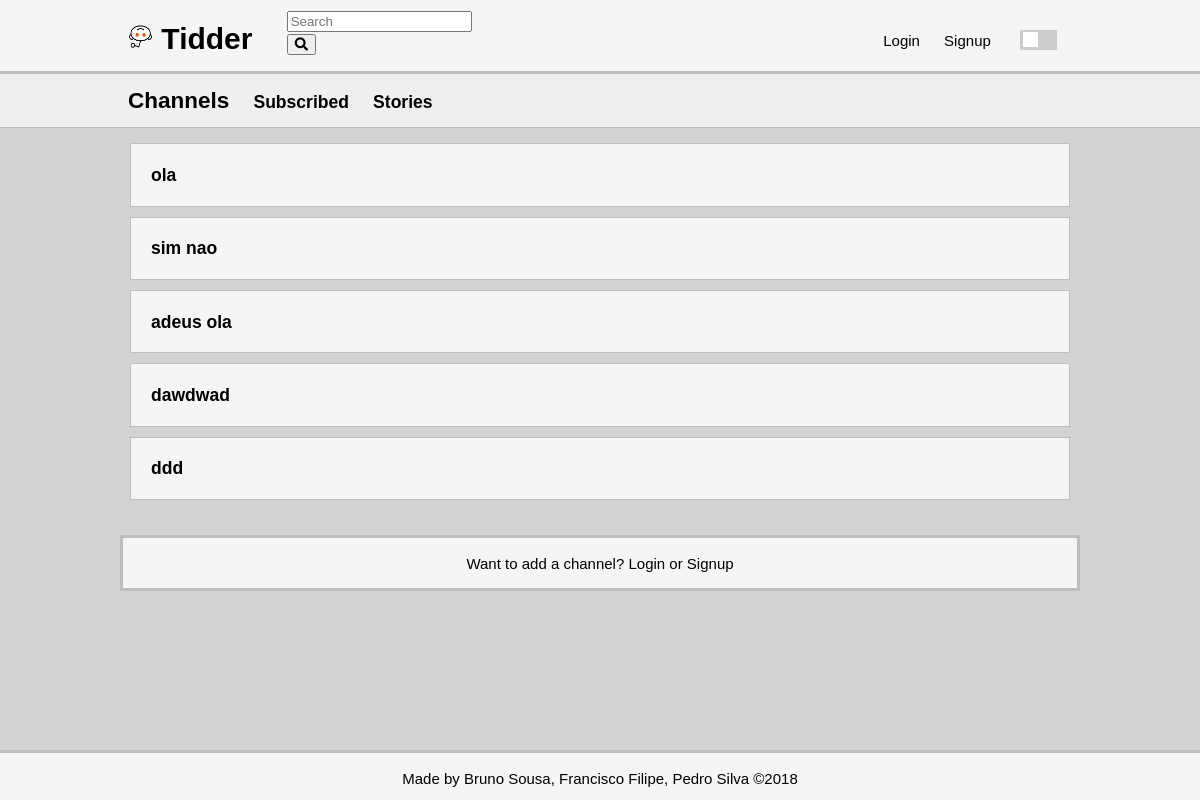
The page /pages/channels.php on the database as committed earlier.
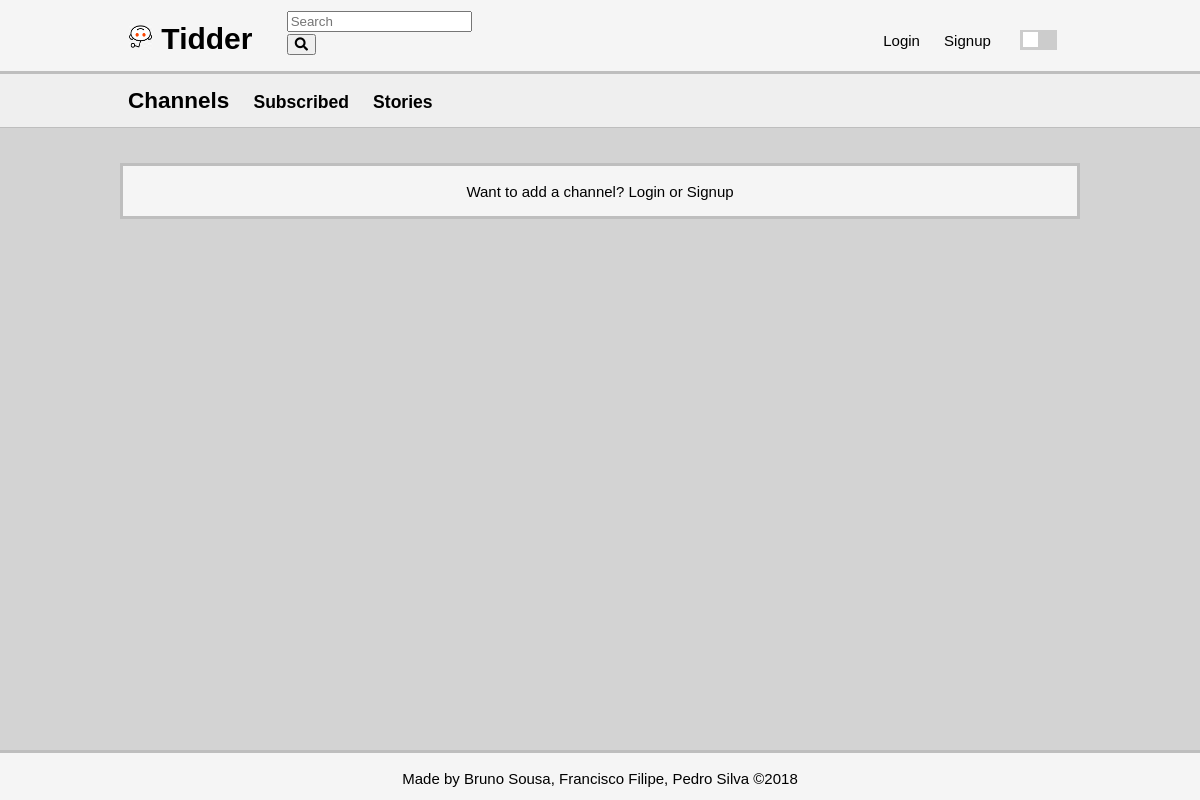
The same page on the database as committed later.
### tables this page shows
CREATE TABLE channel(
	channel_id INTEGER NOT NULL PRIMARY KEY AUTOINCREMENT,
	channel_name VARCHAR NOT NULL UNIQUE
);

### pages/channels.php (called while the page is built, shortened)
<?php
	include_once('../templates/tpl_common.php');
	include_once('../templates/tpl_channels.php');
	include_once('../database/db_channel.php');
	$channels = getAllChannels();
	$page = 'channels.php';
	draw_channels($channels);
?>

### database/db_channel.php (called while the page is built, shortened)
<?php
	function getAllChannels() {
		$db = Database::instance()->db();
		$stmt = $db->prepare('SELECT * FROM channel');
		$stmt->execute();
		return $stmt->fetchAll();
	}
?>

### templates/tpl_channels.php (the view, shortened to what this page needs)
<?php
	function draw_channels($channels){ ?>
		<section id="stories" class = "secondary">
			<header class = "secondary-header">
				<div class = "container">
					<h2>Channels</h2>
					<h3><a href="stories.php?subscribed=true">Subscribed</a></h3>
					<h3><a href="stories.php">Stories</a></h3>
				</div>
			</header>
			<div class = "container">
				<ol>
				<?php
					foreach($channels as $channel)
						draw_channel($channel);
				?>
				</ol>
			</div>
		<?php if((isset($_SESSION['user_id']))) { ?>
			<footer class = "secondary-footer">
				<div class = "container addChannel">
					<p>Want to add a channel?</p>
					<form method="post" action="../actions/action_add_channel.php">
						<input type="text" name="name" placeholder="Channel Name" required>
						<input type="submit" value="Add Channel">
					</form>
				</div>
			</footer>
		<?php } else { ?>
			<footer class = "secondary-footer">
				<div class = "container">
					<p>Want to add a channel? <a href='../pages/login.php?redirect=<?=urlencode($page)?>'>Login</a> or <a href='../pages/signup.php?redirect=<?=urlencode($page)?>'>Signup</a></p>
				</div>
			</footer>
		<?php }
	}
	function draw_channel($channel){ ?>
		<li>
			<div class="channel">
			<h3><a href="stories.php?channel=<?=urlencode($channel['channel_name'])?>"><?=htmlentities($channel['channel_name'])?></a></h3>
			</div>
		</li>
	<?php }
		global $channel_name;?>

Rows that differ between the two databases and show on the page:
removed channel: channel_name "ola"
removed channel: channel_name "sim nao"
removed channel: channel_name "adeus ola"
removed channel: channel_name "dawdwad"
removed channel: channel_name "ddd"
